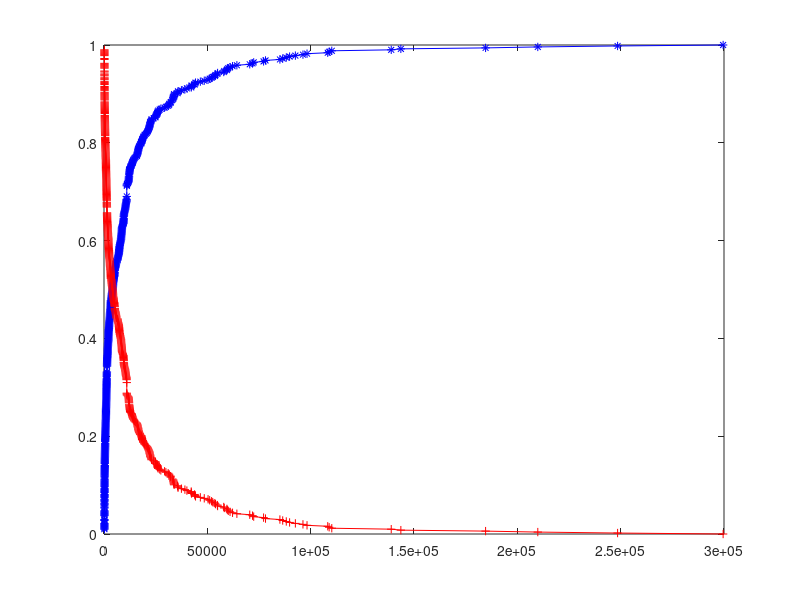

Write the MATLAB code that produced this figure. (Note: this script raises an error after producing the figure.)
clear all 
close all 
clc 
load interarrivalsMcry.txt
[yCDF,t]=cdfcalc(interarrivalsMcry);
empTTF = yCDF(2:size(yCDF,1));
empREL = 1 - empTTF;
figure()
plot(t, empTTF, '-*b',t,empREL, '-+r');
xlabempRELel("Time(s)");
ylabel("p");
legend('empTTF','empREL');
